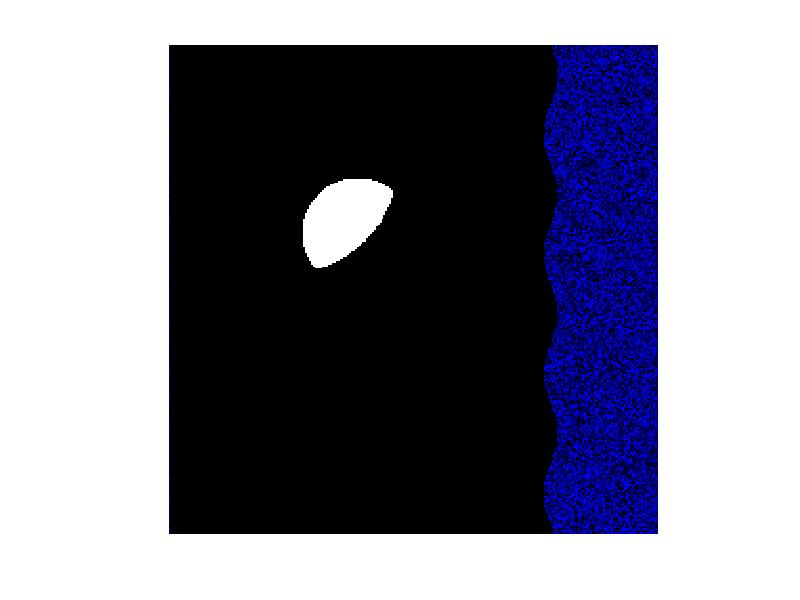

Recreate this plot in MATLAB.
% SPDX-License-Identifier: GPL-3.0-or-later
%
% hw3.m -- homework #3
% Copyright (C) 2023  Jacob Koziej <jacobkoziej@gmail.com>

clc;
close;
close all;


%% Space Between
A = reshape(exp(0:63), 8, 8);
A(3:6, 3:6) = 0;
geomean_A = geomean(A(A > 0));

B = sin(linspace(0, 5, 100).*linspace(-5, 0, 100).');
[_, I] = sort(abs(B - 1/2)(:));
[X, Y] = ind2sub(size(B), I);

f   = @(x, y) (1/4).*sqrt(x.^2 + y.^2);
g   = @(x, y) exp(-(1 - x.*y).^2);
vol = integral2(f, -4, 4, -4, 4) - integral2(g, -4, 4, -4, 4);


%% I Need a Vactation
d = 256;
a = 1:d;
b = a';

% moon
A = true(d);
A(sqrt((a - 99).^2 + (b - 99).^2) >= 29) = 0;

% so true!!
B = true(d);
A(sqrt((a - 62).^2 + (b - 62).^2) >= 58) = 0;

% vertical waves
C = true(d);
C(a - 4*sin(b/10) <= 200) = 0;

% blue static
S = rand(a(end), b(end), 3);
S(:, :, 1:2) = 0;

% more moon action
M = A & B.';

% setting the scene
Z = (C .* S) + M;

imshow(Z);
